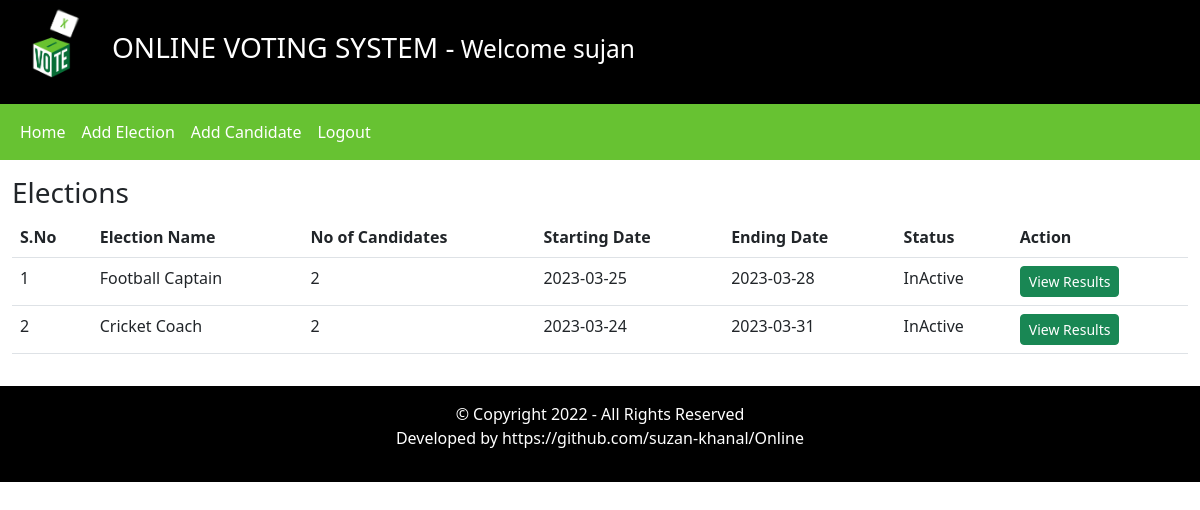
The app's page /admin/index.php?Homepage=1 (signed in), older data.
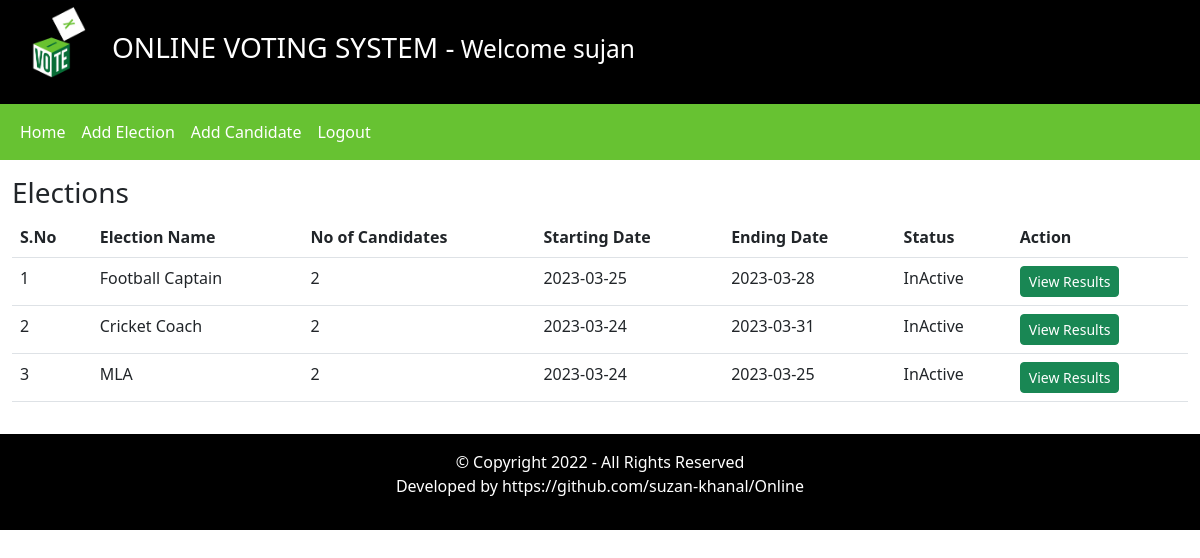
The same page, newer data.
### tables this page shows
CREATE TABLE `elections` (
  `id` int(11) NOT NULL,
  `Election_Topic` varchar(50) NOT NULL,
  `No_of_Candidates` int(11) NOT NULL,
  `Starting_Date` date NOT NULL,
  `Ending_Date` date NOT NULL,
  `Status` varchar(50) NOT NULL,
  `Inserted_By` varchar(50) NOT NULL,
  `Inserted_on` date NOT NULL
);

### admin/include/Homepage.php (the view)
<div class="row my-3">
     <div class="col-12">
        <h3>Elections</h3>
        <table class="table">
            <thead>
            <tr>
             <th scope="col">S.No</th>
             <th scope="col">Election Name</th>
             <th scope="col">No of Candidates</th>
             <th scope="col">Starting Date</th>
             <th scope="col">Ending Date</th>
             <th scope="col">Status</th>
             <th scope="col">Action</th>
            </tr>
            </thead>
                <tbody>
                    <?php
                        $FetchData = mysqli_Query($con, "SELECT * FROM elections") or die(mysqli_error($con));
                        $IsAnyElectionAdded = mysqli_num_rows($FetchData);
                        if($IsAnyElectionAdded > 0)
                        {
                            $sno = 1;
                                while($row = mysqli_fetch_assoc($FetchData))
                                {
                                    $election_id = $row['id'];
                                    ?>
                                    <tr>
                                        <td><?php echo $sno++; ?></td>
                                        <td><?php echo $row['Election_Topic']; ?></td>
                                        <td><?php echo $row['No_of_Candidates']; ?></td>
                                        <td><?php echo $row['Starting_Date']; ?></td>
                                        <td><?php echo $row['Ending_Date']; ?></td>
                                        <td><?php echo $row['Status']; ?></td>
                                        <td>
                                            <a href="index.php?viewResults=<?php echo $election_id; ?> " class="btn btn-sm btn-success"> View Results </a>
                                        </td>
                                    </tr>
                                    <?php
                                 }
                        }else{
                            ?>
                            <tr>
                                <td colspan="7"> No any election is added yet. </td>
                        </tr>
                            <?php
                        }
                    ?>
                </tbody>
        </table>
    </div>
</div>

Row changes from the older to the newer data that the page shows:
added elections: Election_Topic "MLA", No_of_Candidates "2", Starting_Date "2023-03-24", Ending_Date "2023-03-25", Status "InActive"
